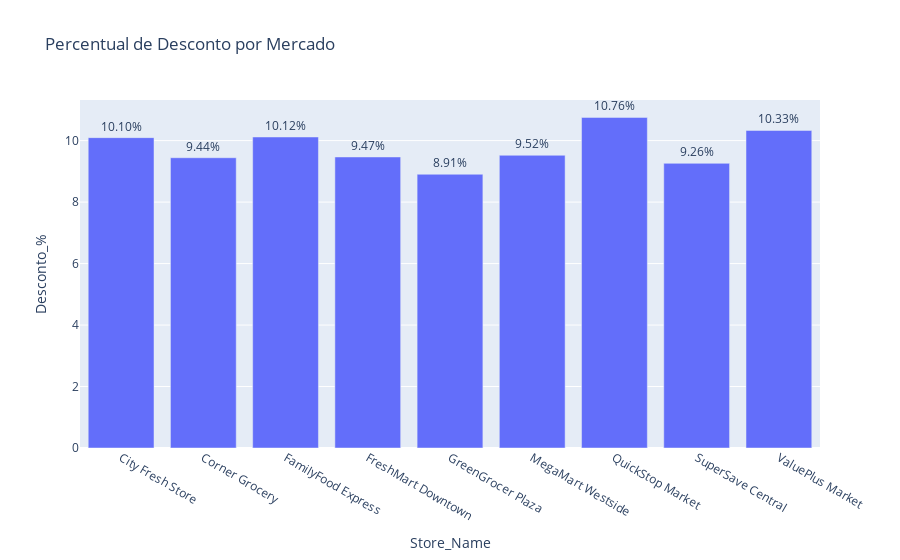

The cell this chart's notebook holds for it:
### Markdown cell above
**Insights para este KPI**

Os mercados FamilyFood Express,QuickStop Market e ValuePlus Market apresentam receita média por cliente abaixo de 90%,curiosamente esses mercados estão entre os que apresentam o maior índice desconto.

Os mercados estão oferendo descontos,sem ter condições financeiras,isso não é produtivo para a saúde financeira na empresa.

O gráfico mostra claramente que o GreenGrocer Plaza tem a melhor performance, com um LTV de 100,72% em relação à média geral. 

É fundamental entender quais estratégias ele usa para garantir que cada cliente gere um valor tão alto.

A primeira e mais urgente ação é revisar a política de descontos nesses três mercados,desconto é algo que dever ser utilizado de forma estratégica não como uma prática diária.

### Code cell
desconto_rate = (df['Discount_Amount'].sum() / df['Total_Amount'].sum()) * 100
print("Percentual de Descontos sobre Receita:", desconto_rate)

desconto_mercado = (df.groupby("Store_Name")['Discount_Amount'].sum() /  df.groupby("Store_Name")['Total_Amount'].sum() * 100).reset_index()
desconto_mercado.columns = ["Store_Name", "Desconto_%"]

# Adicionando a etapa de formatação do texto
desconto_mercado['Percentage_Text'] = desconto_mercado['Desconto_%'].apply(lambda x: f'{x:.2f}%')

fig8 = px.bar(desconto_mercado, x="Store_Name", y="Desconto_%", 
 title="Percentual de Desconto por Mercado", text="Percentage_Text")
fig8.update_traces(textposition='outside')
fig8.show()

### Figure 1 — Plotly figure (JSON) as saved in the notebook; plotly's stock layout.template omitted (floating-point values rounded to 4 significant figures)
{"data": [{"alignmentgroup": "True", "hovertemplate": "Store_Name=%{x}<br>Desconto_%=%{y}<br>Percentage_Text=%{text}<extra></extra>", "legendgroup": "", "marker": {"color": "#636efa", "pattern": {"shape": ""}}, "name": "", "offsetgroup": "", "orientation": "v", "showlegend": false, "text": ["10.10%", "9.44%", "10.12%", "9.47%", "8.91%", "9.52%", "10.76%", "9.26%", "10.33%"], "textposition": "outside", "type": "bar", "x": ["City Fresh Store", "Corner Grocery", "FamilyFood Express", "FreshMart Downtown", "GreenGrocer Plaza", "MegaMart Westside", "QuickStop Market", "SuperSave Central", "ValuePlus Market"], "xaxis": "x", "y": [10.1, 9.444, 10.12, 9.468, 8.906, 9.523, 10.76, 9.261, 10.33], "yaxis": "y"}], "layout": {"barmode": "relative", "legend": {"tracegroupgap": 0}, "title": {"text": "Percentual de Desconto por Mercado"}, "xaxis": {"anchor": "y", "domain": [0, 1], "title": {"text": "Store_Name"}}, "yaxis": {"anchor": "x", "domain": [0, 1], "title": {"text": "Desconto_%"}}}}
